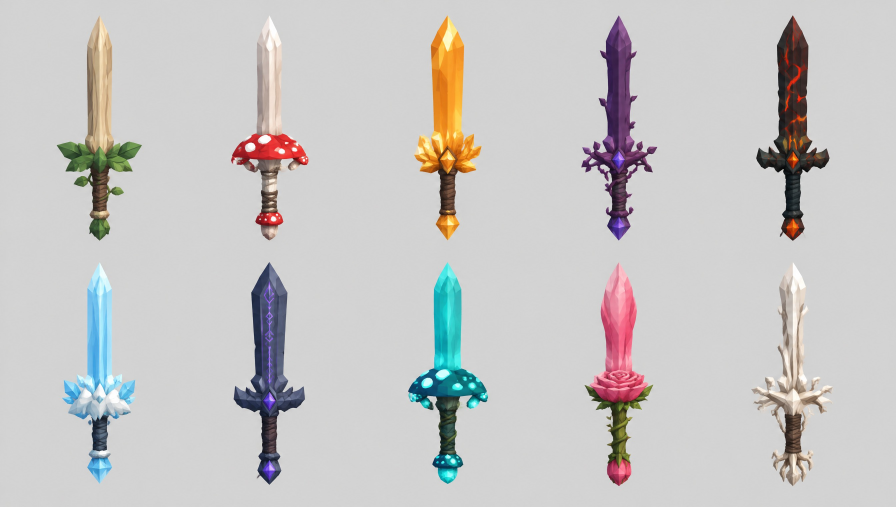
#> input picture ASSETS - CONCEPTS - ARTS/01_concepts/serie_1/01_epees.jpg, 2688 x 1520 px (shown at 1/3 size)
$ python raccord.py ../../01_concepts/serie_1/01_epees.jpg ../../01_concepts/serie_1/02_dagues_arbaletes.jpg 5 1.0
#> lines starting #> are read from the running program, lines starting #| are printed output that depends on the picture; after the words box and inside, x2 and y2 are one past the last pixel; in counts of white or black regions, pixels touching at a corner belong together
# Rend une image raccordable bord a bord, puis la ramene a la taille voulue (textures de zone, pack 8).
# usage : python3 raccord.py source.png sortie_sans_extension [taille=512] [bande=0.14]  -> sortie.png + sortie.jpg (qualite 90)
# Methode (assemblage par coupe de moindre ecart) : on garde une bande au-dela du bord droit (puis bas) et on la recolle sur le debut de l'image
# le long du chemin ou les deux versions se ressemblent le plus, avec un fondu de quelques pixels. Le bord droit retombe ainsi exactement sur le
# bord gauche. La coupe horizontale est fermee sur elle-meme pour ne pas rouvrir le raccord gauche-droite.
import sys, numpy as np
from PIL import Image
src, dst = sys.argv[1], sys.argv[2]; S = int(sys.argv[3]) if len(sys.argv) > 3 else 512; B = float(sys.argv[4]) if len(sys.argv) > 4 else 0.14
A = np.asarray(Image.open(src).convert('RGB')).astype(np.float32)
FE = 5.0  # largeur du fondu, en pixels de l'image source

def coupe(E, ferme):
    """chemin de moindre cout dans E (lignes x positions), un pas de -1/0/+1 par ligne ; ferme : derniere position a 1 de la premiere"""
    n, k = E.shape; mg = max(3, k // 8); E = E.copy(); E[:, :mg] += 1e9; E[:, k - mg:] += 1e9
    if not ferme:
        C = E[0].copy(); P = np.zeros((n, k), np.int8)
        for y in range(1, n):
            g = np.stack([np.r_[np.inf, C[:-1]], C, np.r_[C[1:], np.inf]]); a = g.argmin(0); P[y] = a - 1; C = E[y] + g[a, np.arange(k)]
        j = int(C.argmin()); path = [j]
        for y in range(n - 1, 0, -1): j += P[y, j]; path.append(j)
        return np.array(path[::-1])
    st = np.arange(mg, k - mg); C = np.full((len(st), k), np.inf); C[np.arange(len(st)), st] = E[0, st]; P = np.zeros((n, len(st), k), np.int8)
    for y in range(1, n):
        g = np.stack([np.pad(C[:, :-1], ((0, 0), (1, 0)), constant_values=np.inf), C, np.pad(C[:, 1:], ((0, 0), (0, 1)), constant_values=np.inf)])
        a = g.argmin(0); P[y] = a - 1; C = E[y][None, :] + np.take_along_axis(g, a[None], 0)[0]
    fin = np.full(len(st), np.inf)
    for d in (-1, 0, 1):
        e = np.clip(st + d, 0, k - 1); fin = np.minimum(fin, C[np.arange(len(st)), e])
    s = int(fin.argmin()); cand = [c for c in (st[s] - 1, st[s], st[s] + 1) if 0 <= c < k]; j = min(cand, key=lambda c: C[s, c]); path = [j]
    for y in range(n - 1, 0, -1): j += P[y, s, j]; path.append(j)
    return np.array(path[::-1])

def recolle(A, ferme):
    """raccord gauche-droite : l'image sortie fait m = n - k colonnes ; colonnes 0..k-1 = melange de A[:, x] et A[:, m + x]"""
    n = A.shape[1]; k = int(round(n * B)); m = n - k
    E = ((A[:, :k] - A[:, m:m + k]) ** 2).sum(2)
    E = E + 0.5 * np.pad(E[1:], ((0, 1), (0, 0)), mode='edge') + 0.5 * np.pad(E[:-1], ((1, 0), (0, 0)), mode='edge')
    c = coupe(E, ferme)
    x = np.arange(k)[None, :] + 0.5; t = np.clip((x - c[:, None]) / FE + 0.5, 0, 1); w = (t * t * (3 - 2 * t))[..., None]
    out = A[:, :m].copy(); out[:, :k] = w * A[:, :k] + (1 - w) * A[:, m:m + k]
    return out

A = recolle(A, False)                                  # gauche-droite
#> in recolle, `E = ((A[:, :k] - A[:, m:m + k]) ** 2).sum(2)`: E: shape (1520, 2688) float32; every value is 0
#> in coupe, `E[:, :mg] += 1000000000.0`:
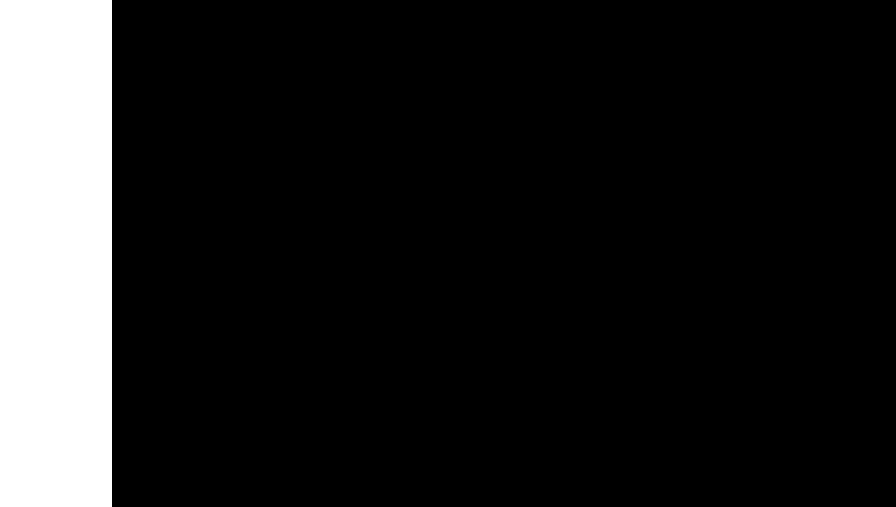
#> E: shape (1520, 2688) float32 (shown at 1/3 size); values 0 (black) and 1e+09 (white), 12.5% white; 1 white region, box (x1, y1, x2, y2) and area: (0, 0, 336, 1520) 510720
#> in coupe, `E[:, k - mg:] += 1000000000.0`:
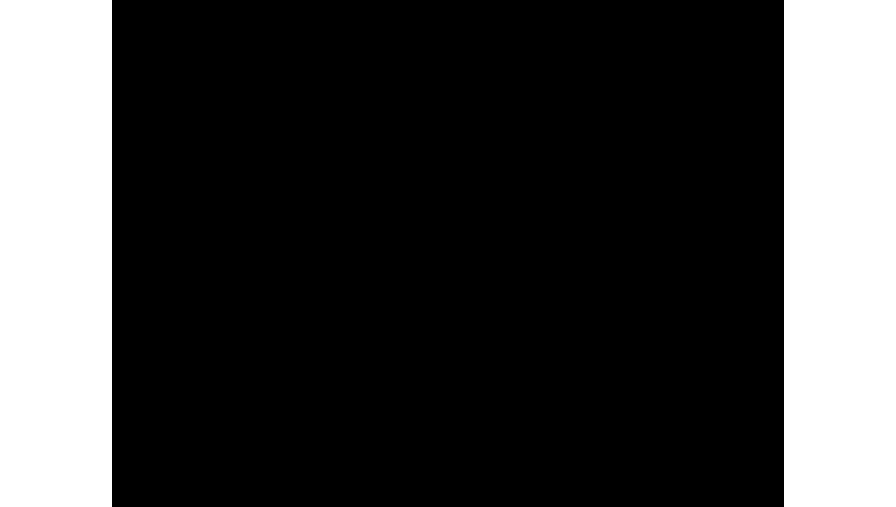
#> E: shape (1520, 2688) float32 (shown at 1/3 size); values 0 (black) and 1e+09 (white), 25% white; 2 white regions, box (x1, y1, x2, y2) and area: (0, 0, 336, 1520) 510720, (2352, 0, 2688, 1520) 510720
#> in coupe, `C = E[0].copy()`: C = 2688 values, max 1e+09 at index 0, min 0 at index 336, mean 249999968
#> in coupe, `j = int(C.argmin())`: j = 336
#> in coupe, `path = [j]`: path = [336]
#> after the loop in coupe, `for y in range(n - 1, 0, -1): j += P[y, j]; path.append(j)`: j = 336; path = 1520 values from 336 to 336
#> in recolle, `t = np.clip((x - c[:, None]) / FE + 0.5, 0, 1)`:
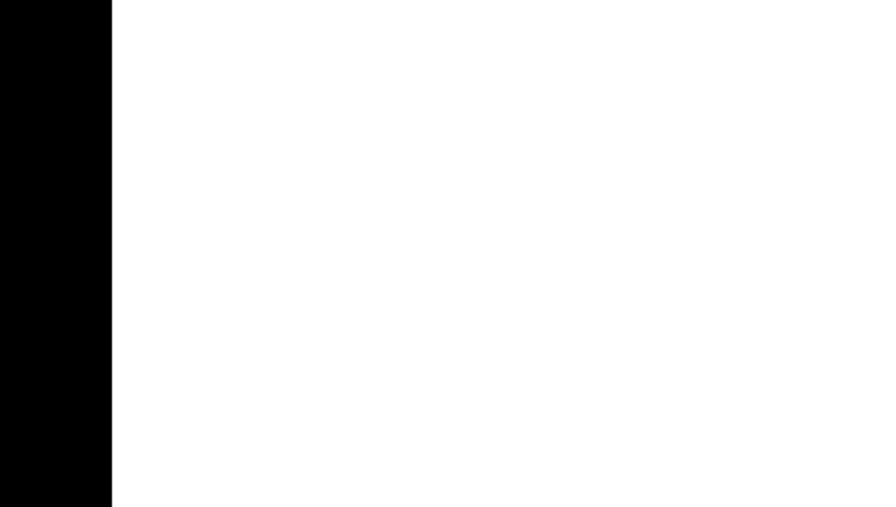
#> t: shape (1520, 2688) float64 (shown at 1/3 size); min 0, max 1, mean 0.875
#> in recolle, `out = A[:, :m].copy()`: out = empty array
#> (the run stopped early here; a loop or call above may not have finished)
